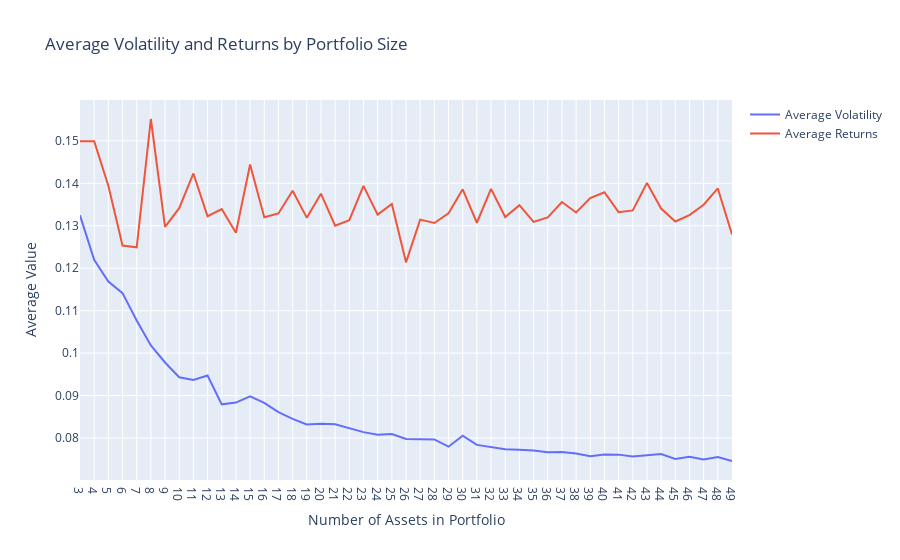

This figure's notebook cell:
### Code cell
rd_portfolio_sizes = [len(portfolio['tickers']) for portfolio in all_portfolios]
rd_volatility = [np.sqrt(portfolio['variance']) for portfolio in all_portfolios]
rd_returns = [portfolio['return'] for portfolio in all_portfolios]

volatility_by_size = defaultdict(list)
for size, vol, ret in zip(rd_portfolio_sizes, rd_volatility, rd_returns):
    volatility_by_size[size].append((vol, ret))

average_volatility = {size: np.mean([v[0] for v in vols]) for size, vols in volatility_by_size.items()}
average_returns = {size: np.mean([v[1] for v in vols]) for size, vols in volatility_by_size.items()}

sorted_sizes = sorted(average_volatility.keys())
sorted_average_vols = [average_volatility[size] for size in sorted_sizes]
sorted_average_rets = [average_returns[size] for size in sorted_sizes]

fig = go.Figure()
fig.add_trace(go.Scatter(
    x=sorted_sizes,
    y=sorted_average_vols,
    mode='lines',
    name='Average Volatility'
))
fig.add_trace(go.Scatter(
    x=sorted_sizes,
    y=sorted_average_rets,
    mode='lines',
    name='Average Returns'
))

fig.update_layout(
    title='Average Volatility and Returns by Portfolio Size',
    xaxis_title='Number of Assets in Portfolio',
    yaxis_title='Average Value',
    xaxis=dict(type='category'),
)

fig.show()

### Figure 1 — Plotly figure (JSON) as saved in the notebook; plotly's stock layout.template omitted (floating-point values rounded to 4 significant figures)
{"data": [{"mode": "lines", "name": "Average Volatility", "type": "scatter", "x": [3, 4, 5, 6, 7, 8, 9, 10, 11, 12, 13, 14, 15, 16, 17, 18, 19, 20, 21, 22, 23, 24, 25, 26, 27, 28, 29, 30, 31, 32, 33, 34, 35, 36, 37, 38, 39, 40, 41, 42, 43, 44, 45, 46, 47, 48, 49], "y": [0.1324, 0.122, 0.1168, 0.1141, 0.1077, 0.1018, 0.09779, 0.09431, 0.09368, 0.09474, 0.08794, 0.08835, 0.08982, 0.0883, 0.08609, 0.08453, 0.08319, 0.08336, 0.08326, 0.08235, 0.08139, 0.08076, 0.08095, 0.07978, 0.07965, 0.07968, 0.07797, 0.08056, 0.07839, 0.07795, 0.07735, 0.07726, 0.07708, 0.07669, 0.07671, 0.07637, 0.07571, 0.07613, 0.0761, 0.07564, 0.07596, 0.07623, 0.07506, 0.07558, 0.07497, 0.07555, 0.0746]}, {"mode": "lines", "name": "Average Returns", "type": "scatter", "x": [3, 4, 5, 6, 7, 8, 9, 10, 11, 12, 13, 14, 15, 16, 17, 18, 19, 20, 21, 22, 23, 24, 25, 26, 27, 28, 29, 30, 31, 32, 33, 34, 35, 36, 37, 38, 39, 40, 41, 42, 43, 44, 45, 46, 47, 48, 49], "y": [0.1499, 0.1499, 0.1394, 0.1253, 0.1249, 0.1551, 0.1297, 0.1341, 0.1423, 0.1322, 0.1339, 0.1284, 0.1444, 0.132, 0.1329, 0.1383, 0.1319, 0.1375, 0.13, 0.1313, 0.1394, 0.1326, 0.1351, 0.1214, 0.1314, 0.1307, 0.1329, 0.1386, 0.1307, 0.1387, 0.1321, 0.1348, 0.1309, 0.132, 0.1356, 0.1331, 0.1365, 0.1379, 0.1332, 0.1336, 0.1401, 0.1341, 0.131, 0.1325, 0.135, 0.1388, 0.128]}], "layout": {"title": {"text": "Average Volatility and Returns by Portfolio Size"}, "xaxis": {"title": {"text": "Number of Assets in Portfolio"}, "type": "category"}, "yaxis": {"title": {"text": "Average Value"}}}}
